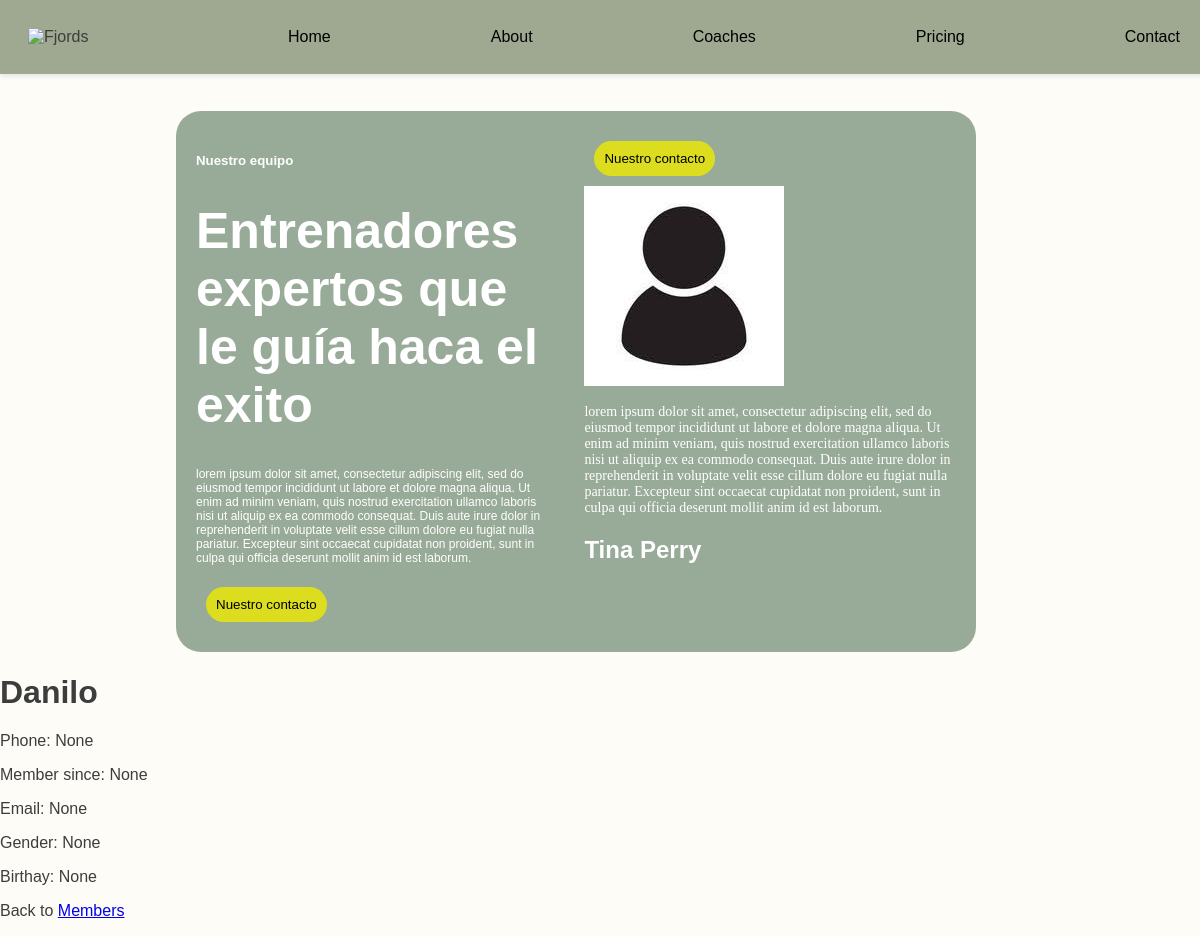
Page /members/details/12 on the earlier database version.
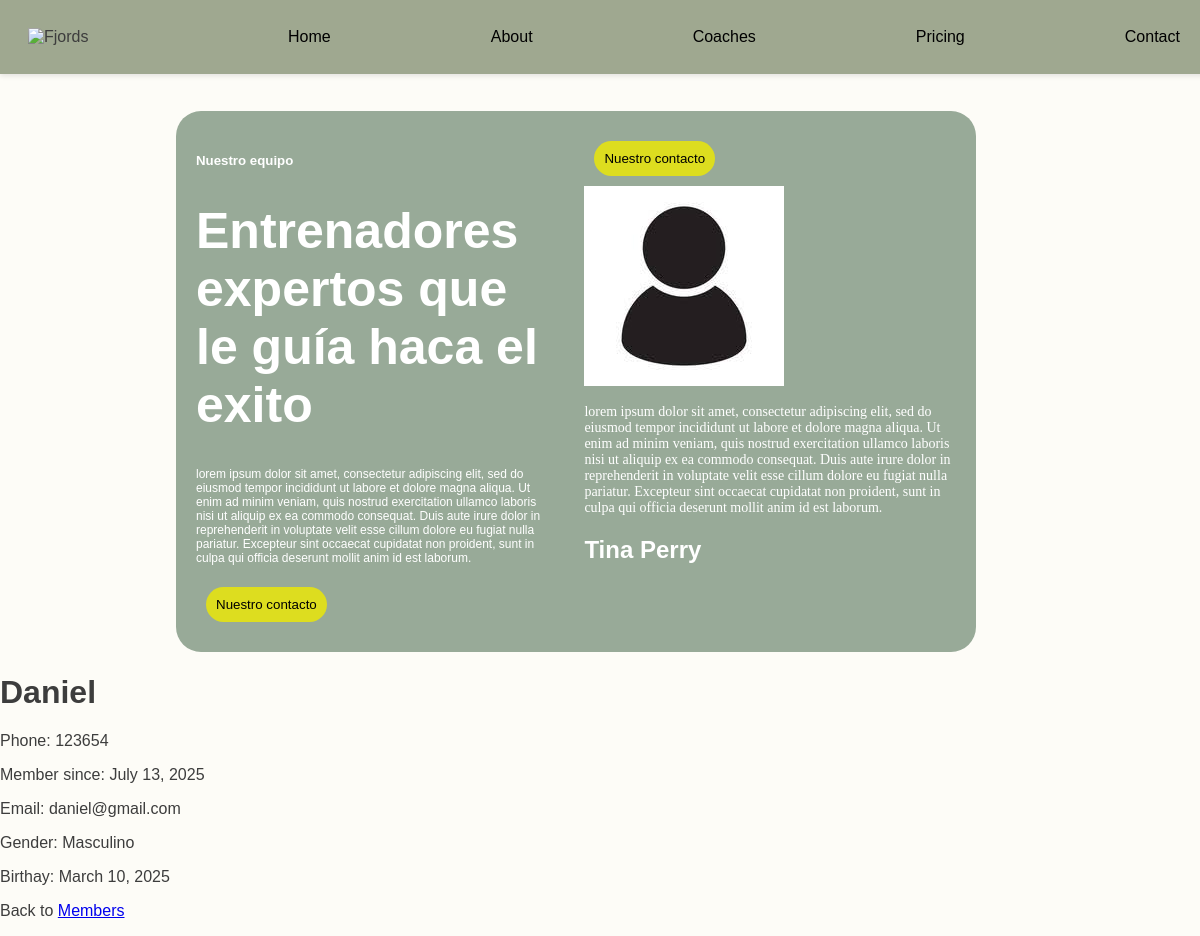
Same page on the later database version.
### members/models.py (models this page shows)
class Member(models.Model):
    firstname = models.CharField(max_length=255)
    lastname = models.CharField(max_length=255)
    phone = models.IntegerField(null=True)
    joined_date = models.DateField(null=True)
    gender = models.CharField(max_length=255, null=True)
    birthay = models.DateField(null=True)
    email = models.EmailField(null=True)

### members/views.py (the view)
# urls.py: path('members/details/<int:id>', views.details, name='details'),
def details(request, id):
    mymember = Member.objects.get(id=id)
    template = loader.get_template('details.html')
    context = {
        'mymember': mymember,
    }
    return HttpResponse(template.render(context, request))

### members/templates/details.html (shortened to what this page needs)
{% extends "master.html"%}
{% block content %}
    <h1>{{ mymember.firstname }} {{ mymember.lastaname }}</h1>
    <p>Phone: {{ mymember.phone}}</p>
    <p>Member since: {{ mymember.joined_date }} </p>
    <p>Email: {{ mymember.email }}</p>
    <p>Gender: {{ mymember.gender }} </p>
    <p>Birthay: {{ mymember.birthay}} </p>
    <p>Back to <a href="/members">Members</</a></p>
{% endblock %}

Differences in the rows shown:
changed Member: firstname "Danilo" → "Daniel"; phone "None" → "123654"; joined_date "None" → "July 13, 2025"; email "None" → "daniel@gmail.com"; gender "None" → "Masculino"; birthay "None" → "March 10, 2025"
